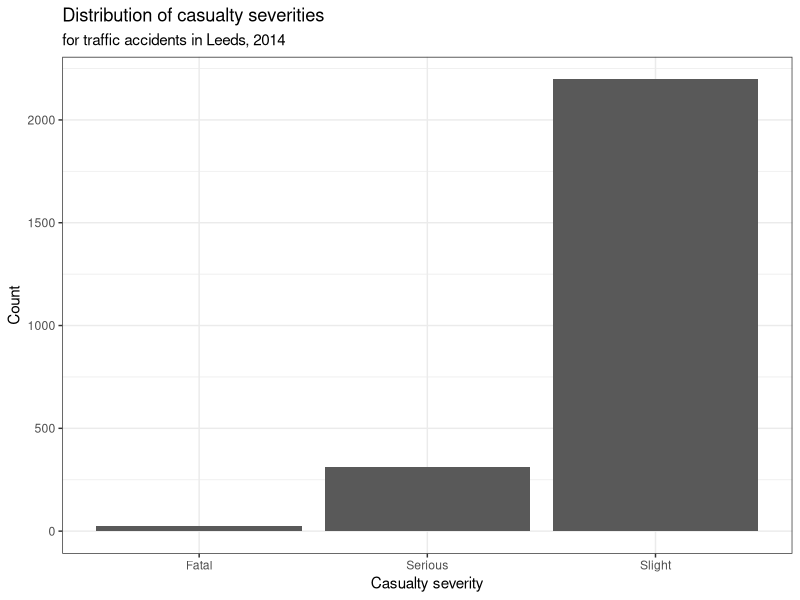
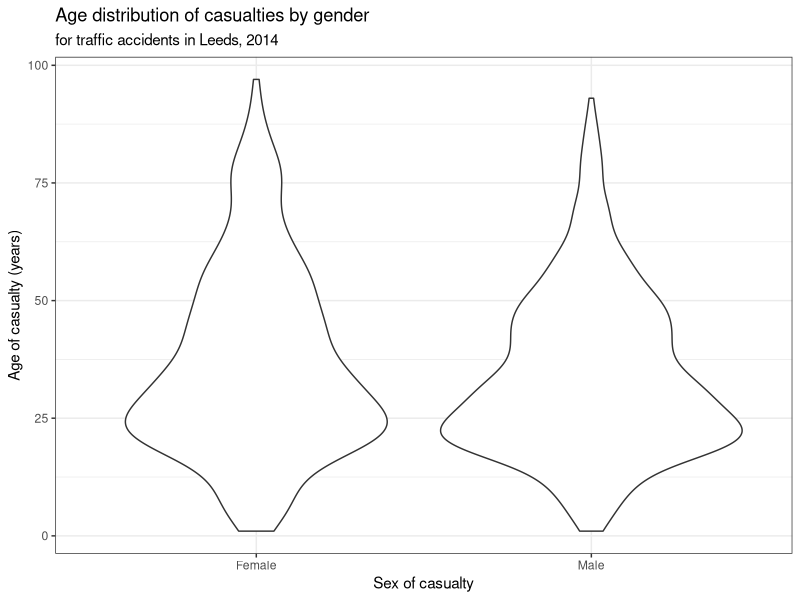

The R script that drew these images, in order:
## ---- chunk 1
library(tidyverse)
## ---- chunk 2
accidents <- read_csv("../data/uk-traffic-accidents.csv")
## ---- chunk 3
ggplot(accidents, aes(x = `Casualty Severity`)) +
  geom_histogram(stat = "count") +
  labs(
    title = "Distribution of casualty severities",
    subtitle = "for traffic accidents in Leeds, 2014",
    x = "Casualty severity",
    y = "Count"
  ) +
  theme_bw()
num_fatal <- filter(accidents, `Casualty Severity` == "Fatal") %>% nrow()
num_serious <- filter(accidents, `Casualty Severity` == "Serious") %>% nrow()
num_slight <- filter(accidents, `Casualty Severity` == "Slight") %>% nrow()
## ---- chunk 4
ggplot(accidents, aes(y = `Age of Casualty`, x = `Sex of Casualty`)) +
  geom_violin() +
  labs(
    title = "Age distribution of casualties by gender",
    subtitle = "for traffic accidents in Leeds, 2014",
    x = "Sex of casualty",
    y = "Age of casualty (years)"
  ) +
  theme_bw()
median_age_m <- accidents %>%
  filter(`Sex of Casualty` == "Male") %>%
  summarize(median_age = median(`Age of Casualty`)) %>%
  pull(median_age)
median_age_f <- accidents %>%
  filter(`Sex of Casualty` == "Female") %>%
  summarize(median_age = median(`Age of Casualty`)) %>%
  pull(median_age)
## ---- chunk 5
glimpse(accidents)
